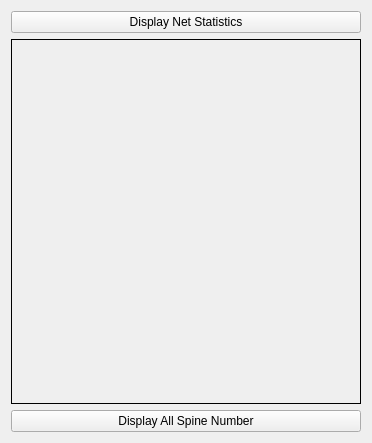
          <widget class="QWidget" name="page_4">
           <property name="geometry">
            <rect>
             <x>0</x>
             <y>0</y>
             <width>372</width>
             <height>443</height>
            </rect>
           </property>
           <attribute name="label">
            <string>Global Statistics</string>
           </attribute>
           <layout class="QGridLayout" name="gridLayout_22">
            <item row="2" column="0">
             <widget class="QLabel" name="wholeStats">
              <property name="frameShape">
               <enum>QFrame::Shape::Box</enum>
              </property>
              <property name="text">
               <string/>
              </property>
              <property name="scaledContents">
               <bool>true</bool>
              </property>
              <property name="wordWrap">
               <bool>true</bool>
              </property>
             </widget>
            </item>
            <item row="1" column="0">
             <widget class="QPushButton" name="displayNetStats">
              <property name="text">
               <string>Display Net Statistics</string>
              </property>
             </widget>
            </item>
            <item row="3" column="0">
             <widget class="QPushButton" name="displaySpineNumber">
              <property name="text">
               <string>Display All Spine Number</string>
              </property>
             </widget>
            </item>
           </layout>
          </widget>
